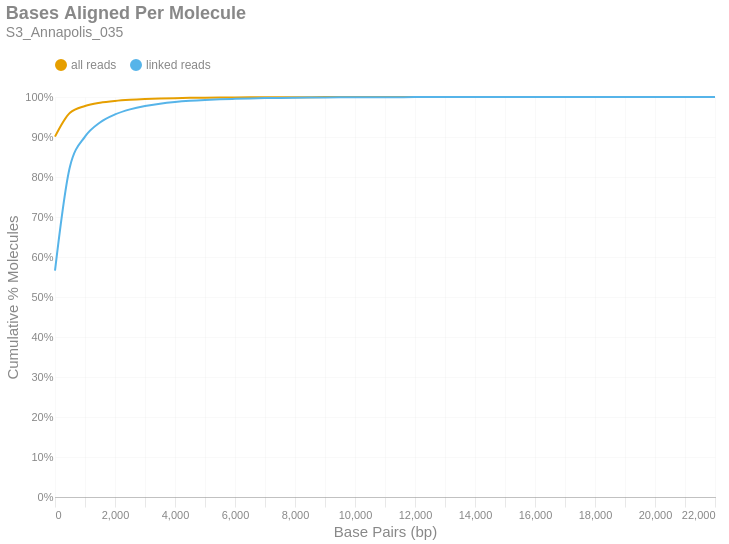

Notebook code cell kept with this figure:
### Markdown cell above
### Bases Aligned Per Molecule
This is a cumulative frequency distribution showing the number of base pairs aligned per unique molecule. These data are shown in 500 bp bins. There are two distributions: one with `all reads` (yellow) and another with only `linked reads` (blue). The percent of molecules in the `linked reads` distribution is relative to the total number of linked molecules.

### Code cell
if SKIPLR:
    print_html(f"Skipped")
else:
    binned_df = consolidated_hist(valids['aligned_bp'], mask, 500, True)
    with SafeRender(binned_df):
        (
            density_plot(binned_df, 'Bases Aligned Per Molecule', samplename, 'basesper')
            .encode(
                x=alt.X('bin:Q', title="Base Pairs (bp)").axis(tickMinStep=500).scale(padding=0),
                y=alt.Y('value:Q', title='Cumulative % Molecules')
                    .axis(format='%')
                    .scale(domain = [0,1])
                    .stack(False),
                color=alt.Color("key:N").scale(domain = ["all reads", "linked reads"]),
                tooltip = [
                    alt.Tooltip("key:N", title = "Data Type"),
                    alt.Tooltip("range_label:N", title="Bases Aligned Per Molecule"),
                    alt.Tooltip("value:Q", format = ".2%", title="% Molecules (Cum.)")
                ]
            )
        ).display()

### Figure 1 — Vega-Lite specification as saved in the notebook (floating-point values rounded to 4 significant figures)
{"width": "container", "height": 400, "config": {"title": {"anchor": "start", "dy": -15, "fontSize": 18, "color": "#888888", "subtitleColor": "#888888", "subtitleFontSize": 14}, "arc": {"fill": "#0072B2"}, "axis": {"domainColor": "#888888", "domainWidth": 0.5, "gridWidth": 0.2, "grid": false, "titleFontWeight": 400, "titleFontSize": 15, "labelFontSize": 11, "labelColor": "#888888", "tickColor": "#888888", "tickWidth": 0.2, "titleColor": "#888888"}, "axisBand": {"grid": false}, "axisX": {"grid": true, "tickSize": 10, "domainCap": "round"}, "axisY": {"domain": false, "grid": true, "tickSize": 0, "domainCap": "round"}, "background": "transparent", "header": {"labelFontSize": 15, "labelColor": "#888888", "titleFontSize": 15, "titleFontWeight": 600, "titleColor": "#888888"}, "legend": {"labelFont": "sans-serif", "labelFontSize": 12, "labelColor": "#888888", "symbolSize": 100, "symbolType": "circle", "titleFontSize": 12, "titlePadding": 10, "titleColor": "#888888", "title": null, "orient": "top"}, "range": {"category": ["#E69F00", "#56B4E9", "#009E73", "#F0E442", "#0072B2", "#D55E00", "#CC79A7", "#000000"], "diverging": ["#cfe8f3", "#a2d4ec", "#73bfe2", "#46abdb", "#1696d2", "#12719e"]}, "area": {"fill": "#0072B2", "fillOpacity": 0.7, "line": true, "strokeOpacity": 0.7}, "line": {"color": "#0072B2", "stroke": "#0072B2", "strokeWidth": 2}, "trail": {"color": "#0072B2", "stroke": "#0072B2", "strokeWidth": 0, "size": 1}, "point": {"filled": true, "fillOpacity": 1.0, "size": 95}, "text": {"color": "#888888", "fontSize": 11, "align": "right", "fontWeight": 400, "size": 11}, "bar": {"fill": "#0072B2", "stroke": null}, "view": {"stroke": null, "continuousWidth": 660, "continuousHeight": 400}}, "data": {"name": "data-6824de7d22dc61c10f380c1eb0717f38"}, "mark": {"type": "line", "interpolate": "monotone", "point": {"opacity": 0, "size": 275}}, "encoding": {"color": {"field": "key", "scale": {"domain": ["all reads", "linked reads"]}, "type": "nominal"}, "tooltip": [{"field": "key", "title": "Data Type", "type": "nominal"}, {"field": "range_label", "title": "Bases Aligned Per Molecule", "type": "nominal"}, {"field": "value", "format": ".2%", "title": "% Molecules (Cum.)", "type": "quantitative"}], "x": {"axis": {"tickMinStep": 500}, "field": "bin", "scale": {"padding": 0}, "title": "Base Pairs (bp)", "type": "quantitative"}, "y": {"axis": {"format": "%"}, "field": "value", "scale": {"domain": [0, 1]}, "stack": false, "title": "Cumulative % Molecules", "type": "quantitative"}}, "params": [{"name": "param_c36ac31b6afebe62", "select": {"type": "point", "fields": ["key"]}, "bind": "legend"}], "title": {"text": "Bases Aligned Per Molecule", "subtitle": "S3_Annapolis_035"}, "transform": [{"fold": ["all reads (cumsum)", "linked reads (cumsum)"]}, {"calculate": "replace(datum.key, ' (cumsum)', '')", "as": "key"}, {"filter": {"param": "param_c36ac31b6afebe62"}}], "usermeta": {"embedOptions": {"downloadFileName": "S3_Annapolis_035.basesper"}}, "$schema": "https://vega.github.io/schema/vega-lite/v6.1.0.json", "datasets": {"data-6824de7d22dc61c10f380c1eb0717f38": [{"bin": "0.0", "interval": "0.0-500.0", "all reads": 0.9009, "linked reads": 0.5659, "all reads (cumsum)": 0.9009, "linked reads (cumsum)": 0.5659, "range_label": "0-499"}, {"bin": "500.0", "interval": "500.0-1000.0", "all reads": 0.05964, "linked reads": 0.2606, "all reads (cumsum)": 0.9605, "linked reads (cumsum)": 0.8265, "range_label": "500-999"}, {"bin": "1000.0", "interval": "1000.0-1500.0", "all reads": 0.01696, "linked reads": 0.07453, "all reads (cumsum)": 0.9775, "linked reads (cumsum)": 0.901, "range_label": "1000-1499"}, {"bin": "1500.0", "interval": "1500.0-2000.0", "all reads": 0.008048, "linked reads": 0.03542, "all reads (cumsum)": 0.9856, "linked reads (cumsum)": 0.9364, "range_label": "1500-1999"}, {"bin": "2000.0", "interval": "2000.0-2500.0", "all reads": 0.004545, "linked reads": 0.02001, "all reads (cumsum)": 0.9901, "linked reads (cumsum)": 0.9564, "range_label": "2000-2499"}, {"bin": "2500.0", "interval": "2500.0-3000.0", "all reads": 0.002865, "linked reads": 0.01261, "all reads (cumsum)": 0.993, "linked reads (cumsum)": 0.969, "range_label": "2500-2999"}, {"bin": "3000.0", "interval": "3000.0-3500.0", "all reads": 0.001921, "linked reads": 0.008455, "all reads (cumsum)": 0.9949, "linked reads (cumsum)": 0.9775, "range_label": "3000-3499"}, {"bin": "3500.0", "interval": "3500.0-4000.0", "all reads": 0.001324, "linked reads": 0.005827, "all reads (cumsum)": 0.9962, "linked reads (cumsum)": 0.9833, "range_label": "3500-3999"}, {"bin": "4000.0", "interval": "4000.0-4500.0", "all reads": 0.000937, "linked reads": 0.004124, "all reads (cumsum)": 0.9971, "linked reads (cumsum)": 0.9874, "range_label": "4000-4499"}, {"bin": "4500.0", "interval": "4500.0-5000.0", "all reads": 0.0006721, "linked reads": 0.002959, "all reads (cumsum)": 0.9978, "linked reads (cumsum)": 0.9904, "range_label": "4500-4999"}, {"bin": "5000.0", "interval": "5000.0-5500.0", "all reads": 0.0004952, "linked reads": 0.002179, "all reads (cumsum)": 0.9983, "linked reads (cumsum)": 0.9926, "range_label": "5000-5499"}, {"bin": "5500.0", "interval": "5500.0-6000.0", "all reads": 0.0003777, "linked reads": 0.001662, "all reads (cumsum)": 0.9987, "linked reads (cumsum)": 0.9942, "range_label": "5500-5999"}, {"bin": "6000.0", "interval": "6000.0-6500.0", "all reads": 0.0002686, "linked reads": 0.001182, "all reads (cumsum)": 0.999, "linked reads (cumsum)": 0.9954, "range_label": "6000-6499"}, {"bin": "6500.0", "interval": "6500.0-7000.0", "all reads": 0.0002328, "linked reads": 0.001025, "all reads (cumsum)": 0.9992, "linked reads (cumsum)": 0.9964, "range_label": "6500-6999"}, {"bin": "7000.0", "interval": "7000.0-7500.0", "all reads": 0.0001723, "linked reads": 0.0007585, "all reads (cumsum)": 0.9994, "linked reads (cumsum)": 0.9972, "range_label": "7000-7499"}, {"bin": "7500.0", "interval": "7500.0-8000.0", "all reads": 0.0001331, "linked reads": 0.0005857, "all reads (cumsum)": 0.9995, "linked reads (cumsum)": 0.9978, "range_label": "7500-7999"}, {"bin": "8000.0", "interval": "8000.0-8500.0", "all reads": 9.66e-05, "linked reads": 0.0004252, "all reads (cumsum)": 0.9996, "linked reads (cumsum)": 0.9982, "range_label": "8000-8499"}, {"bin": "8500.0", "interval": "8500.0-9000.0", "all reads": 8.04e-05, "linked reads": 0.0003539, "all reads (cumsum)": 0.9997, "linked reads (cumsum)": 0.9986, "range_label": "8500-8999"}, {"bin": "9000.0", "interval": "9000.0-9500.0", "all reads": 6.918e-05, "linked reads": 0.0003045, "all reads (cumsum)": 0.9997, "linked reads (cumsum)": 0.9989, "range_label": "9000-9499"}, {"bin": "9500.0", "interval": "9500.0-10000.0", "all reads": 5.329e-05, "linked reads": 0.0002345, "all reads (cumsum)": 0.9998, "linked reads (cumsum)": 0.9991, "range_label": "9500-9999"}, {"bin": "10000.0", "interval": "10000.0-10500.0", "all reads": 4.331e-05, "linked reads": 0.0001907, "all reads (cumsum)": 0.9998, "linked reads (cumsum)": 0.9993, "range_label": "10000-10499"}, {"bin": "10500.0", "interval": "10500.0-11000.0", "all reads": 3.459e-05, "linked reads": 0.0001522, "all reads (cumsum)": 0.9999, "linked reads (cumsum)": 0.9994, "range_label": "10500-10999"}, {"bin": "11000.0", "interval": "11000.0-11500.0", "all reads": 2.244e-05, "linked reads": 9.876e-05, "all reads (cumsum)": 0.9999, "linked reads (cumsum)": 0.9995, "range_label": "11000-11499"}, {"bin": "11500.0", "interval": "11500.0-12000.0", "all reads": 1.932e-05, "linked reads": 8.504e-05, "all reads (cumsum)": 0.9999, "linked reads (cumsum)": 0.9996, "range_label": "11500-11999"}, {"bin": "12000.0", "interval": "12000.0-12500.0", "all reads": 1.776e-05, "linked reads": 7.818e-05, "all reads (cumsum)": 0.9999, "linked reads (cumsum)": 0.9997, "range_label": "12000-12499"}, {"bin": "12500.0", "interval": "12500.0-13000.0", "all reads": 1.153e-05, "linked reads": 5.075e-05, "all reads (cumsum)": 0.9999, "linked reads (cumsum)": 0.9998, "range_label": "12500-12999"}, {"bin": "13000.0", "interval": "13000.0-13500.0", "all reads": 9.972e-06, "linked reads": 4.389e-05, "all reads (cumsum)": 1.0, "linked reads (cumsum)": 0.9998, "range_label": "13000-13499"}, {"bin": "13500.0", "interval": "13500.0-14000.0", "all reads": 8.725e-06, "linked reads": 3.841e-05, "all reads (cumsum)": 1.0, "linked reads (cumsum)": 0.9998, "range_label": "13500-13999"}, {"bin": "14000.0", "interval": "14000.0-14500.0", "all reads": 6.544e-06, "linked reads": 2.88e-05, "all reads (cumsum)": 1.0, "linked reads (cumsum)": 0.9999, "range_label": "14000-14499"}, {"bin": "14500.0", "interval": "14500.0-15000.0", "all reads": 7.79e-06, "linked reads": 3.429e-05, "all reads (cumsum)": 1.0, "linked reads (cumsum)": 0.9999, "range_label": "14500-14999"}, {"bin": "15000.0", "interval": "15000.0-15500.0", "all reads": 3.116e-06, "linked reads": 1.372e-05, "all reads (cumsum)": 1.0, "linked reads (cumsum)": 0.9999, "range_label": "15000-15499"}, {"bin": "15500.0", "interval": "15500.0-16000.0", "all reads": 4.363e-06, "linked reads": 1.92e-05, "all reads (cumsum)": 1.0, "linked reads (cumsum)": 0.9999, "range_label": "15500-15999"}, {"bin": "16000.0", "interval": "16000.0-16500.0", "all reads": 2.805e-06, "linked reads": 1.234e-05, "all reads (cumsum)": 1.0, "linked reads (cumsum)": 1.0, "range_label": "16000-16499"}, {"bin": "16500.0", "interval": "16500.0-17000.0", "all reads": 2.181e-06, "linked reads": 9.601e-06, "all reads (cumsum)": 1.0, "linked reads (cumsum)": 1.0, "range_label": "16500-16999"}, {"bin": "17000.0", "interval": "17000.0-17500.0", "all reads": 2.493e-06, "linked reads": 1.097e-05, "all reads (cumsum)": 1.0, "linked reads (cumsum)": 1.0, "range_label": "17000-17499"}, {"bin": "17500.0", "interval": "17500.0-18000.0", "all reads": 1.87e-06, "linked reads": 8.23e-06, "all reads (cumsum)": 1.0, "linked reads (cumsum)": 1.0, "range_label": "17500-17999"}, {"bin": "18000.0", "interval": "18000.0-18500.0", "all reads": 3.116e-07, "linked reads": 1.372e-06, "all reads (cumsum)": 1.0, "linked reads (cumsum)": 1.0, "range_label": "18000-18499"}, {"bin": "18500.0", "interval": "18500.0-19000.0", "all reads": 9.348e-07, "linked reads": 4.115e-06, "all reads (cumsum)": 1.0, "linked reads (cumsum)": 1.0, "range_label": "18500-18999"}, {"bin": "19000.0", "interval": "19000.0-19500.0", "all reads": 6.232e-07, "linked reads": 2.743e-06, "all reads (cumsum)": 1.0, "linked reads (cumsum)": 1.0, "range_label": "19000-19499"}, {"bin": "19500.0", "interval": "19500.0-20000.0", "all reads": 6.232e-07, "linked reads": 2.743e-06, "all reads (cumsum)": 1.0, "linked reads (cumsum)": 1.0, "range_label": "19500-19999"}, {"bin": "20000.0", "interval": "20000.0-20500.0", "all reads": 9.348e-07, "linked reads": 4.115e-06, "all reads (cumsum)": 1.0, "linked reads (cumsum)": 1.0, "range_label": "20000-20499"}, {"bin": "20500.0", "interval": "20500.0-21000.0", "all reads": 0.0, "linked reads": 0.0, "all reads (cumsum)": 1.0, "linked reads (cumsum)": 1.0, "range_label": "20500-20999"}, {"bin": "21000.0", "interval": "21000.0-21500.0", "all reads": 3.116e-07, "linked reads": 1.372e-06, "all reads (cumsum)": 1.0, "linked reads (cumsum)": 1.0, "range_label": "21000-21499"}, {"bin": "21500.0", "interval": "21500.0-22000.0", "all reads": 0.0, "linked reads": 0.0, "all reads (cumsum)": 1.0, "linked reads (cumsum)": 1.0, "range_label": "21500-21999"}, {"bin": "22000.0", "interval": "22000.0-22500.0", "all reads": 3.116e-07, "linked reads": 1.372e-06, "all reads (cumsum)": 1.0, "linked reads (cumsum)": 1.0, "range_label": "22000-22499"}]}}
